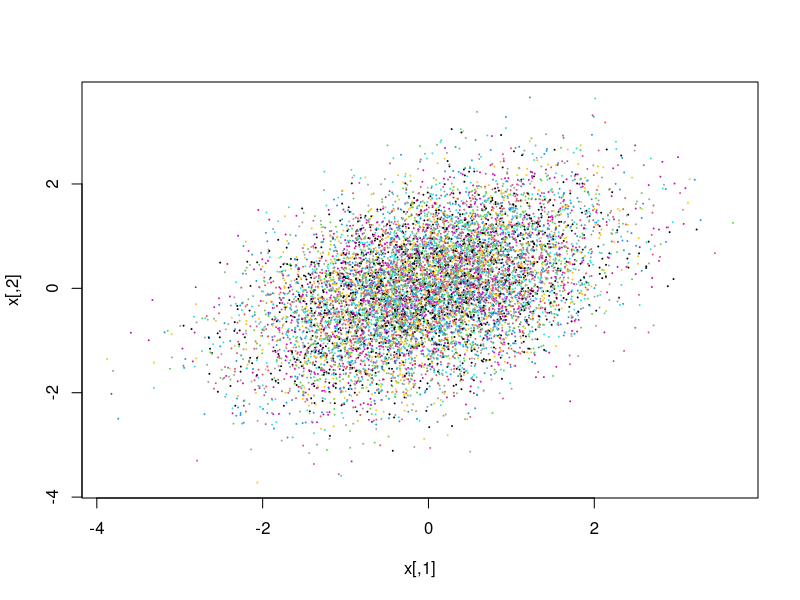
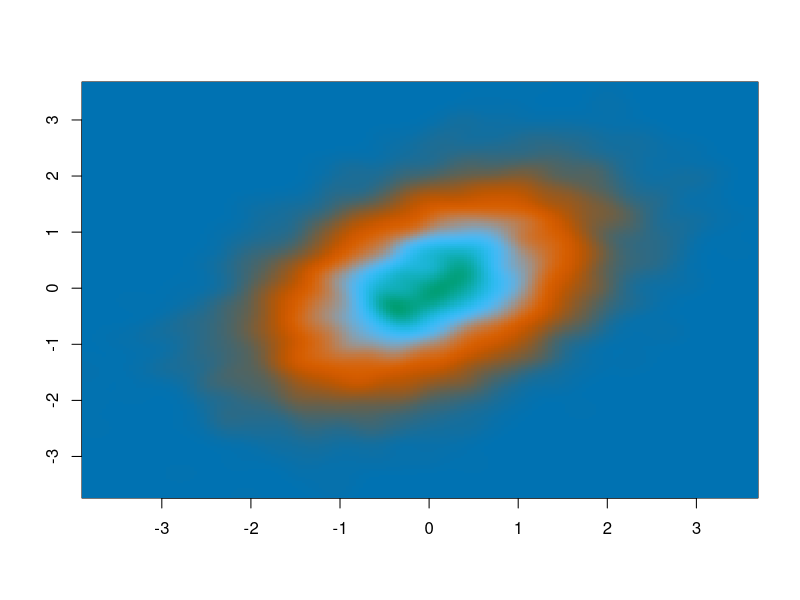
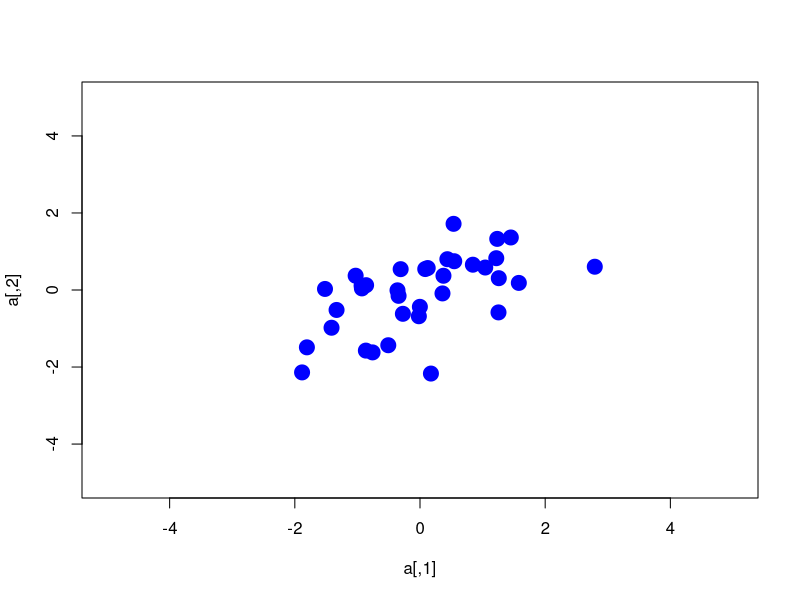

These charts were generated, in order, by the following R code: (Note: this script raises an error after producing the figures.)
#################
# Simple example of MCMC sampling
#################
library(fields)
cbPalette <- c("#0072B2", "#D55E00", "#56B4E9", "#009E73")
colorTable<- designer.colors(500, cbPalette, 
                             x = 10*seq(1:4))

#########
# first, let's build a function that generates random numbers from a bivariate normal distribution

rho <- 0.9
x <- mvtnorm::rmvnorm(10000, sigma = matrix(c(1,sqrt(1 - rho^2),sqrt(1 - rho^2),1), ncol = 2))

plot(x, col = 1:10000, cex = 0.1)
kde <- MASS::kde2d(x[,1], x[,2], n = 200)
image(kde, col = colorTable)

a <- x[1:35,1:2]
plot(a, ylim = c(-5,5), xlim = c(-5,5), col = "blue", cex = 2, pch = 19)
ellipse(mu = c(0, 0), sigma = matrix(c(1, sqrt(1 - rho^2),sqrt(1 - rho^2),1), ncol = 2), alpha = .05, npoints = 250, newplot = FALSE,
        draw = TRUE)
ellipse(mu = c(0, 0), sigma = matrix(c(1, sqrt(1 - rho^2),sqrt(1 - rho^2),1), ncol = 2), alpha = .01, npoints = 250, newplot = FALSE,
        draw = TRUE)
ellipse(mu = c(0, 0), sigma = matrix(c(1, sqrt(1 - rho^2),sqrt(1 - rho^2),1), ncol = 2), alpha = .10, npoints = 250, newplot = FALSE,
        draw = TRUE)
        

metropolisHastings <- function (n, rho) {   
  mat <- matrix(ncol = 2, nrow = n)   # matrix for storing the random samples
  x <- 4   # initial values for all parameters
  y <- 4
  cov <- matrix(c(1,sqrt(1 - rho^2),sqrt(1 - rho^2),1), ncol = 2)
  prev <- dmvnorm(c(x, y), mu = c(0,0), sigma = cov) 
  mat[1, ] <- c(x, y)        # initialize the markov chain
  counter <- 1
  while(counter<=n) {
    propx <- x + rnorm(1, 0, 0.1)
    propy <- y + rnorm(1, 0, 0.1)
    
    newprob <- dmvnorm(c(propx, propy), sigma = cov) 
    ratio <- newprob/prev 
    
    prob.accept <- min(1, ratio)     # ap
    rand <- runif(1)
    if (rand <= prob.accept) {
      x <- propx
      y <- propy
      mat[counter, ] <- c(x, y)    # store this in the storage array 
      counter=counter+1
      prev <- newprob    # get ready for the next iteration
    }
    
  }
  return(mat)
}

met <- metropolisHastings(10000, 0.9)


plotMet <- function(r) {
  a <- x[1:35,1:2]
  plot(a, ylim = c(-5,5), xlim = c(-5,5), xlab = "Channel 1", ylab = "Channel 2", col = "blue", cex = 2, pch = 19, main = paste0("Iteration ", r))
  ellipse(mu = c(0, 0), sigma = matrix(c(1, sqrt(1 - rho^2),sqrt(1 - rho^2),1), ncol = 2), alpha = .05, npoints = 250, newplot = FALSE,
          draw = TRUE)
  ellipse(mu = c(0, 0), sigma = matrix(c(1, sqrt(1 - rho^2),sqrt(1 - rho^2),1), ncol = 2), alpha = .01, npoints = 250, newplot = FALSE,
          draw = TRUE)
  ellipse(mu = c(0, 0), sigma = matrix(c(1, sqrt(1 - rho^2),sqrt(1 - rho^2),1), ncol = 2), alpha = .10, npoints = 250, newplot = FALSE,
          draw = TRUE)
  
  points(met[100 * c(1:r) - 99,], type = "b", col = "red", cex = 2, lwd = 3, pch = 19)
}
par(mfrow = c(2,2))
plotMet(2)
plotMet(3)
plotMet(5)
plotMet(30)
